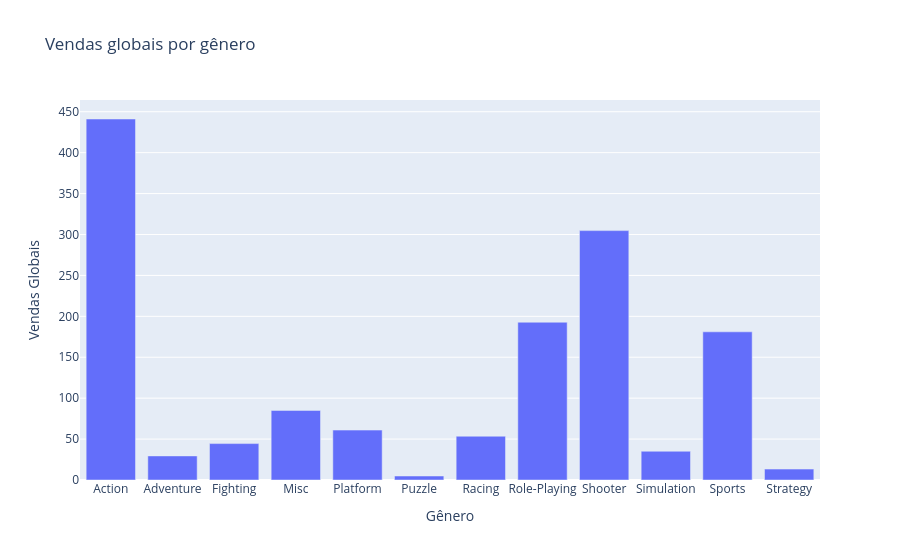

The code cell stored with this chart in its notebook:
### Markdown cell above
- O gênero Ação domina amplamente em quantidade de títulos, com quase o dobro em relação aos demais.
- Em seguida aparece Sports, com produção relevante.
- O gênero Role-Playing também se destaca, mostrando presença significativa.
- O gênero Misc (Diversos) reúne uma produção maior do que muitos gêneros tradicionais, confirmando que não é apenas uma categoria residual.
- Os demais gêneros mantêm números mais baixos e relativamente equilibrados entre si.

### Code cell
genre_sales = df_relevant.groupby('genre')['total_sales'].sum().reset_index()
genre_sales.columns = ['genre', 'sales']

fig2 = px.bar(
    genre_sales,
    x='genre',
    y='sales',
    title='Vendas globais por gênero',
    labels={'genre': 'Gênero', 'sales': 'Vendas Globais'}
)
fig2.show()

### Figure 1 — Plotly figure (JSON) as saved in the notebook; plotly's stock layout.template omitted (floating-point values rounded to 4 significant figures)
{"data": [{"alignmentgroup": "True", "hovertemplate": "Gênero=%{x}<br>Vendas Globais=%{y}<extra></extra>", "legendgroup": "", "marker": {"color": "#636efa", "pattern": {"shape": ""}}, "name": "", "offsetgroup": "", "orientation": "v", "showlegend": false, "textposition": "auto", "type": "bar", "x": ["Action", "Adventure", "Fighting", "Misc", "Platform", "Puzzle", "Racing", "Role-Playing", "Shooter", "Simulation", "Sports", "Strategy"], "xaxis": "x", "y": [441.1, 29.43, 44.49, 85.04, 61, 4.89, 53.5, 192.8, 304.7, 35.12, 181.1, 13.34], "yaxis": "y"}], "layout": {"barmode": "relative", "legend": {"tracegroupgap": 0}, "title": {"text": "Vendas globais por gênero"}, "xaxis": {"anchor": "y", "domain": [0, 1], "title": {"text": "Gênero"}}, "yaxis": {"anchor": "x", "domain": [0, 1], "title": {"text": "Vendas Globais"}}}}
